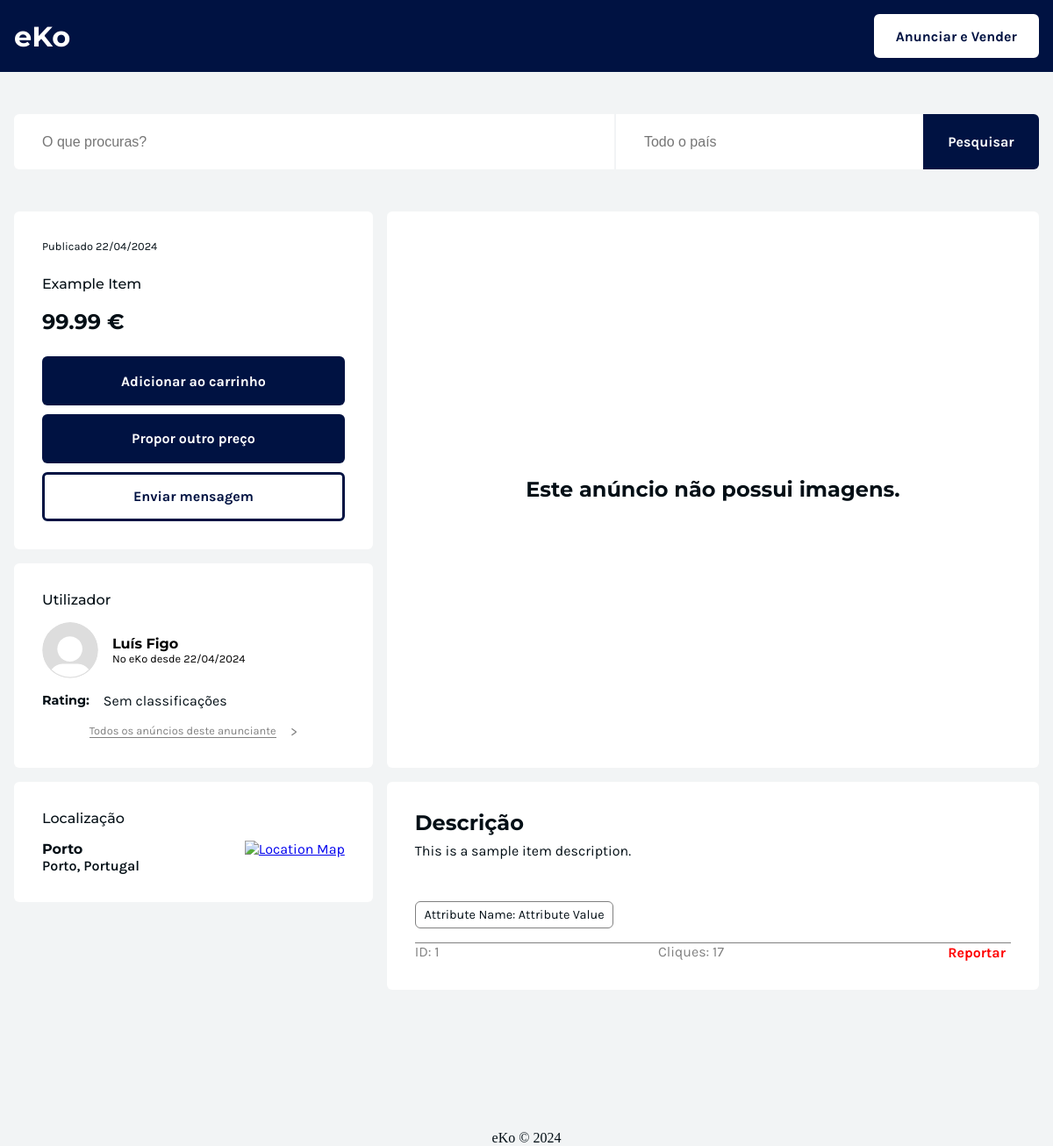
The app's page /pages/item.php?id=1 with its own data.
### tables this page shows
CREATE TABLE item (
  id INTEGER PRIMARY KEY,
  name TEXT,
  description TEXT,
  price REAL,
  seller INTEGER,
  category INTEGER,
  status TEXT DEFAULT 'active' CHECK (status IN ('active', 'to send', 'sold')),
  sold_price REAL,
  creation_date DATE,
  clicks INTEGER DEFAULT 0,
  FOREIGN KEY (seller) REFERENCES user(id),
  FOREIGN KEY (category) REFERENCES category(id)
);

CREATE TABLE item_attributes (
  item INTEGER,
  attribute INTEGER,
  value TEXT,
  PRIMARY KEY (item, attribute),
  FOREIGN KEY (item) REFERENCES item(id),
  FOREIGN KEY (attribute) REFERENCES attribute(id)
);

CREATE TABLE user (
  id INTEGER PRIMARY KEY,
  first_name TEXT,
  last_name TEXT,
  email TEXT UNIQUE,
  password TEXT,
  address TEXT,
  city TEXT,
  state TEXT,
  country TEXT,
  zipcode TEXT,
  image INTEGER DEFAULT 1,
  admin INTEGER DEFAULT 0,
  registration_date DATETIME DEFAULT CURRENT_TIMESTAMP,
  FOREIGN KEY (image) REFERENCES image(id)
);

### database/item.class.php (called while the page is built, shortened)
<?php
class Item
{
  public function __construct(
    int $id,
    string $name,
    string $description,
    float $price,
    int $seller,
    int $category,
    string $status,
    ?float $sold_price,
    DateTime $creation_date,
    int $clicks,
    array $attributes,
    array $images
  ) {
    $this->id = $id;
    $this->name = $name;
    $this->description = $description;
    $this->price = $price;
    $this->creation_date = $creation_date;
    $this->attributes = $attributes;
  }
  static function getItem(PDO $db, int $id): ?Item
  {
    $stmt = $db->prepare('
        SELECT id, name, description, price, seller, category, status, sold_price, creation_date, clicks
        FROM item
        WHERE id = ?
      ');
    $stmt->execute(array($id));
    $item = $stmt->fetch();
    $stmt = $db->prepare('
        SELECT attribute as id, attribute.name, value
        FROM item_attributes
        LEFT JOIN attribute ON item_attributes.attribute = attribute.id
        WHERE item = ?
      ');
    $stmt->execute(array($id));
    $attributes = [];
    while ($row = $stmt->fetch()) {
      $attributes[] = $row;
    }
    $stmt = $db->prepare('
        SELECT item_image.image as id, image.path
        FROM item_image
        LEFT JOIN image ON item_image.image = image.id
        WHERE item_image.item = ?
      ');
    $stmt->execute(array($id));
    $images = [];
    return new Item(
      $item['id'],
      $item['name'],
      $item['description'],
      $item['price'],
      $item['seller'],
      $item['category'],
      $item['status'],
      $item['sold_price'],
      new DateTime($item['creation_date']),
      $item['clicks'],
      $attributes,
      $images,
    );
  }
}
?>

### utils/session.php (called while the page is built, shortened)
<?php
class Session
{
  public function getId(): ?int
  {
    return isset($_SESSION['id']) ? $_SESSION['id'] : null;
  }
}
?>

### database/user.class.php (called while the page is built, shortened)
<?php
class User
{
  public string $first_name;
  public string $last_name;
  public function __construct(
    int $id,
    string $first_name,
    string $last_name,
    string $email,
    string $password,
    string $address,
    string $city,
    string $state,
    string $country,
    string $zipcode,
    string $image,
    bool $admin,
    DateTime $registration_date
  ) {
    $this->id = $id;
    $this->first_name = $first_name;
    $this->last_name = $last_name;
    $this->city = $city;
    $this->state = $state;
    $this->country = $country;
    $this->image = $image;
    $this->registration_date = $registration_date;
  }
  function name()
  {
    return $this->first_name . ' ' . $this->last_name;
  }
  static function getUser(PDO $db, int $id): ?User
  {
    $stmt = $db->prepare('
        SELECT user.id, first_name, last_name, email, password, address, city, state, country, zipcode, image.path AS image, admin, registration_date
        FROM user
        LEFT JOIN image ON user.image = image.id
        WHERE user.id = ?
      ');
    $stmt->execute(array($id));
    if ($user = $stmt->fetch()) {
      return new User(
        $user['id'],
        $user['first_name'],
        $user['last_name'],
        $user['email'],
        $user['password'],
        $user['address'],
        $user['city'],
        $user['state'],
        $user['country'],
        $user['zipcode'],
        $user['image'],
        (bool) $user['admin'],
        new DateTime($user['registration_date'])
      );
    } else
      return null;
  }
}
?>

### templates/item.tpl.php (the view, shortened to what this page needs)
<?php
require_once (__DIR__ . '/../database/item.class.php');
require_once (__DIR__ . '/../utils/session.php');
require_once (__DIR__ . '/../templates/search-bar.tpl.php');
?>
<?php function drawItem(Item $item, User $seller, array $seller_reviews, bool $is_item_in_wishlist, bool $is_item_in_cart, Session $session)
{ ?>
  <?php
  $is_seller = $session->getId() == $seller->id;
  ?>
  <article id="item">
    <div id="item-image-container">
      <div>
        <?php if (empty($item->images)): ?>
          <div>
            <h2>Este anúncio não possui imagens.</h2>
          </div>
        <?php else: ?>
          <?php foreach ($item->images as $index => $image): ?>
            <img src="<?= '/../' . $image['path'] ?>" alt="Item Image" <?= $index === 0 ? '' : 'style="display: none;"' ?>>
          <?php endforeach; ?>
        <?php endif; ?>
      </div>
    </div>
    <div id="item-description-container">
      <h2>
        Descrição
      </h2>
      <?php if (trim($item->description) === ""): ?>
        <p>Sem descrição.</p>
      <?php else: ?>
        <p><?= $item->description ?></p>
      <?php endif; ?>
      <ul id="item-category-list">
        <?php foreach ($item->attributes as $attribute): ?>
          <li>
            <p><?= $attribute['name'] ?>: <?= $attribute['value'] ?></p>
          </li>
        <?php endforeach; ?>
      </ul>
      <div>
        <p>ID: <?= $item->id ?></p>
        <p>Cliques: <?= $item->clicks ?></p>
        <button id="report-button">
          Reportar
        </button>
      </div>
    </div>
    <div id="item-info">
      <div>
        <p class="small-font-size">Publicado
          <?= $item->creation_date->format('d/m/Y'); ?>
        </p>
        <?php if (!$is_seller): ?>
          <button id="whishlist-btn" data-is-item-in-wishlist=<?= $is_item_in_wishlist ? "1" : "0" ?>></button>
        <?php endif; ?>
      </div>
      <h3 id="item-name"><?= $item->name ?></h3>
      <h2 id="item-price"><?= $item->price ?> €</h2>
      <?php if (!$is_seller): ?>
        <button id="add-to-cart-btn" data-is-item-in-cart=<?= $is_item_in_cart ? "1" : "0" ?>>
          <?= $is_item_in_cart ? "Remover do carrinho" : "Adicionar ao carrinho" ?>
        </button>
        <button id="negotiate-btn">Propor outro preço</button>
        <button id="send-message-btn">Enviar mensagem</button>
      <?php else: ?>
        <button id="edit-btn">Editar anúncio <ion-icon name="create-outline"></ion-icon></button>
        <button id="delete-btn">Apagar anúncio <ion-icon name="trash-outline"></ion-icon></button>
      <?php endif; ?>
    </div>
    <div id="item-location">
      <h3>Localização</h3>
      <div>
        <div>
          <h4><?= $seller->city ?></h4>
          <p><?= $seller->state . ', ' . $seller->country ?></p>
        </div>
        <a href="https://www.google.com/maps/search/?api=1&query=<?= urlencode($seller->city . ', ' . $seller->state . ', ' . $seller->country) ?>"
          target="_blank">
          <img src="https://www.olx.pt/app/static/media/staticmap.65e20ad98.svg" alt="Location Map">
        </a>
      </div>
    </div>
    <div id="seller-info">
      <h3>Utilizador</h3>
      <a href="/pages/profile.php?id=<?php echo $seller->id; ?>">
        <img id="seller-img" src="<?= '/../' . $seller->image ?>" alt="User Profile Picture">
        <div>
          <h4 id="seller-name"><?= $seller->name() ?></h4>
          <p class="small-font-size">
            No eKo desde
            <?= $seller->registration_date->format('d/m/Y'); ?>
          </p>
        </div>
      </a>
      <div>
        <?php if (empty($seller_reviews)): ?>
          <h6>Rating: </h6>
          <p>Sem classificações</p>
        <?php endif; ?>
      </div>
      <a id="see-all-items-btn" href="/pages/profile.php?id=<?php echo $seller->id; ?>">
        <span>Todos os anúncios deste anunciante</span>
        <span>&gt;</span>
      </a>
    </div>
  </article>
<?php } ?>

### templates/header.tpl.php (shortened to what this page needs)
<?php
require_once (__DIR__ . '/../utils/session.php');
?>
<?php function drawHeader(Session $session)
{ ?>
  <!DOCTYPE html>
  <html lang="pt">
  <head>
    <link rel="stylesheet" href="../css/style.css">
    <link rel="stylesheet" href="../css/header.css">
    <link rel="stylesheet" href="../css/search-bar.css">
    <link rel="stylesheet" href="../css/breadcrumb-nav.css">
    <link rel="stylesheet" href="../css/filters.css">
    <link rel="stylesheet" href="../css/item.css">
    <link rel="stylesheet" href="../css/items.css">
    <link rel="stylesheet" href="../css/profile.css">
    <link rel="stylesheet" href="../css/inbox.css">
    <link rel="stylesheet" href="../css/cart.css">
    <link rel="stylesheet" href="../css/seller.css">
    <link rel="stylesheet" href="../css/admin.css">
  </head>
  <body>
    <header id="header">
      <div>
        <h1>eKo</h1>
        <nav>
          <ul>
            <li><a href="#">Anunciar e Vender</a></li>
          </ul>
        </nav>
      </div>
    </header>
    <main>
    <?php } ?>

### templates/search-bar.tpl.php (shortened to what this page needs)
<?php function drawSearchBar()
{ ?>
  <div id="search-bar-container">
    <div id="search-bar">
      <input type="text" placeholder="O que procuras?">
    </div>
    <div id="search-location">
      <input type="text" placeholder="Todo o país">
    </div>
    <button>Pesquisar</button>
  </div>
<?php } ?>

### pages/item.php (shortened to what this page needs)
<?php
require_once (__DIR__ . '/../utils/session.php');
$session = new Session();
require_once (__DIR__ . '/../database/connection.db.php');
require_once (__DIR__ . '/../database/item.class.php');
require_once (__DIR__ . '/../database/user.class.php');
require_once (__DIR__ . '/../templates/header.tpl.php');
require_once (__DIR__ . '/../templates/footer.tpl.php');
require_once (__DIR__ . '/../templates/search-bar.tpl.php');
require_once (__DIR__ . '/../templates/item.tpl.php');
$db = getDatabaseConnection();
$item = Item::getItem($db, intval($_GET['id']));
drawHeader($session);
drawSearchBar();
if (!$item): ?>
  <h2>Ups! Página não encontrada. Por favor, verifique o URL e tente novamente.</h2>
<?php else:
  $item->increaseNumberOfClicks($db);
  $seller = User::getUser($db, $item->seller);
  $seller_reviews = User::getUserReviews($db, $item->seller);
  $is_item_in_wishlist = $id ? User::isItemInWishlist($db, $id, $item->id) : false;
  $is_item_in_cart = $id ? User::isItemInCart($db, $id, $item->id) : false;
  drawItem($item, $seller, $seller_reviews, $is_item_in_wishlist, $is_item_in_cart, $session);
endif;
drawFooter();
?>

### templates/footer.tpl.php
<?php function drawFooter()
{ ?>
  </main>
  <footer>
    eKo &copy; <?php echo date("Y"); ?>
  </footer>
  </body>
  </html>
<?php } ?>

### css/style.css (style rules this page uses)
body { --oxford-blue: #000022; --penn-blue: #001242; --blue: #0094C6; --lapis-lazuli: #005E7C; --rich-black: #040F16; --background: #F2F4F5; color: var(--rich-black); background-color: var(--background); margin: 0; display: flex; flex-direction: column; align-items: center; justify-content: center; }
main { display: flex; flex-direction: column; align-items: center; justify-content: center; gap: 2rem; width: 100%; max-width: 1300px; padding-left: 1rem; padding-right: 1rem; padding-top: 1rem; padding-bottom: 10rem; box-sizing: border-box; }
h1, h2, h3, h4, h5, h6 { font-family: "Montserrat", sans-serif; }
h3, h4, h5, h6 { margin: 0; }
h3 { font-weight: 500; }
h6 { font-size: 0.9rem; }
p, span, button, a, div::before, div::after { font-family: "Karla", sans-serif; font-size: 1rem; }
.small-font-size { margin: 0; font-size: 0.8rem; }
button { font-weight: 700; }
input { font-size: 1rem; }

### css/header.css (style rules this page uses)
#header { display: flex; flex-direction: row; align-items: center; justify-content: center; box-sizing: border-box; width: 100%; background-color: var(--penn-blue); color: white; }
#header > div { display: flex; flex-direction: row; align-items: center; justify-content: space-between; width: 100%; max-width: 1300px; padding-left: 1rem; padding-right: 1rem; box-sizing: border-box; }
#header ul { display: flex; flex-direction: row; align-items: center; justify-content: center; gap: 2rem; list-style: none; }
#header ul a { display: flex; flex-direction: row; align-items: center; gap: 0.4rem; color: white; font-weight: 700; text-decoration: none; }
#header ul li:last-of-type a { background-color: white; color: var(--penn-blue); padding: 0.6rem 1.2rem 0.6rem 1.2rem; border: 6px solid white; border-radius: 6px; }

### css/search-bar.css (style rules this page uses)
#search-bar-container { display: flex; flex-direction: row; width: 100%; max-width: 1300px; box-sizing: border-box; padding: 2rem 0rem 1rem 0rem; }
#search-bar-container > div { display: flex; flex-direction: row; align-items: center; padding-left: 1rem; background-color: white; }
#search-bar-container input { width: 100%; padding: 1.4rem 1rem 1.4rem 1rem; border: none; background-color: white; }
#search-bar-container button { flex: 0.3; padding: 1rem; border: none; border-top-right-radius: 6px; border-bottom-right-radius: 6px; background-color: var(--penn-blue); color: white; cursor: pointer; }
#search-bar { flex: 2; border: none; border-top-left-radius: 6px; border-bottom-left-radius: 6px; }
#search-location { flex: 1; border: none; border-left: 2px solid var(--background); }

### css/filters.css (style rules this page uses)
.search-filter select, input { width: 12rem; padding: 1rem 1.2rem 1rem 1.2rem; background-color: white; border: none; border-radius: 6px; font-size: 1rem; }

### css/items.css (style rules this page uses)
#items-container li h2, h3, h4, p { margin: 0; }

### css/inbox.css (style rules this page uses)
#inbox-container li h2, h3, h4, p { margin: 0; font-size: 1rem; }

### records on screen
item: description "This is a sample item description.", id "1", name "Example Item", price "99.99"
item_attributes: name "Attribute Name", value "Attribute Value"
user: city "Porto", state "Porto", country "Portugal", $seller->name() "Luís Figo"

### other values on screen
$item->clicks "17"
$item->creation_date->format('d/m/Y') "22/04/2024"
$seller->registration_date->format('d/m/Y') "22/04/2024"
